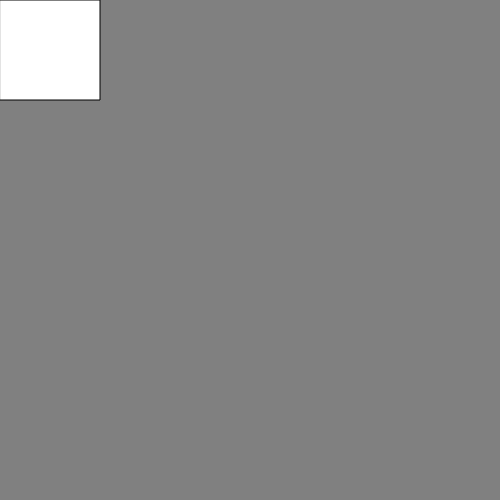
Frame 1 (no input)
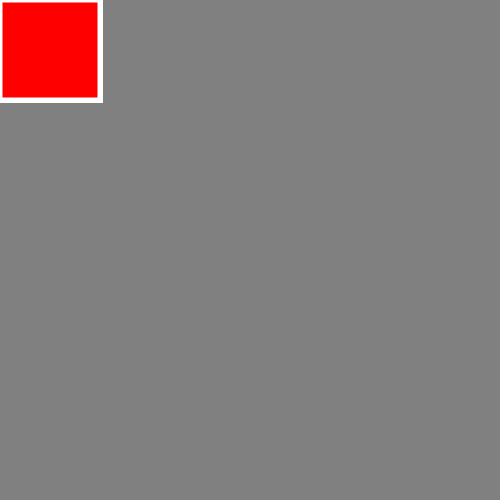
Frame 60 (no input)
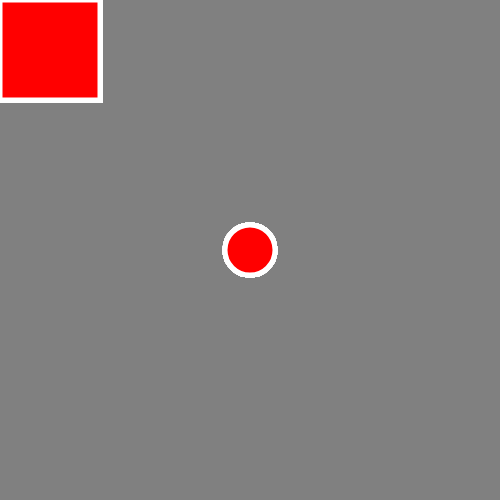
Frame 120 (the mouse pressed at the canvas centre since frame 60)

The p5.js sketch that drew these frames (run headless with seeded random() and noise() and a simulated clock; from frame 60 on, the mouse is pressed at the canvas centre):

// p5.js sketch
// ── sketch.js
function setup() 
{
  createCanvas(500, 500);
  background('gray');
}

function draw() 
{
//console.log(mouseIsPress);
rect(0, 0, 100, 100);
  fill("red")
  stroke("5");
  strokeWeight(5);
  
  if(mouseIsPressed){
  circle(mouseX,mouseY,50,80)
  }
} 
